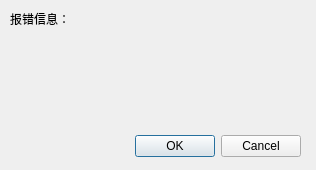
<?xml version="1.0" encoding="UTF-8"?>
<ui version="4.0">
 <class>e_text</class>
 <widget class="QDialog" name="e_text">
  <property name="geometry">
   <rect>
    <x>0</x>
    <y>0</y>
    <width>316</width>
    <height>170</height>
   </rect>
  </property>
  <property name="windowTitle">
   <string>报错</string>
  </property>
  <widget class="QDialogButtonBox" name="buttonBox">
   <property name="geometry">
    <rect>
     <x>-40</x>
     <y>130</y>
     <width>341</width>
     <height>32</height>
    </rect>
   </property>
   <property name="orientation">
    <enum>Qt::Horizontal</enum>
   </property>
   <property name="standardButtons">
    <set>QDialogButtonBox::Cancel|QDialogButtonBox::Ok</set>
   </property>
  </widget>
  <widget class="QLabel" name="label">
   <property name="geometry">
    <rect>
     <x>10</x>
     <y>10</y>
     <width>301</width>
     <height>111</height>
    </rect>
   </property>
   <property name="text">
    <string>报错信息：</string>
   </property>
   <property name="alignment">
    <set>Qt::AlignLeading|Qt::AlignLeft|Qt::AlignTop</set>
   </property>
  </widget>
 </widget>
 <resources/>
 <connections>
  <connection>
   <sender>buttonBox</sender>
   <signal>accepted()</signal>
   <receiver>e_text</receiver>
   <slot>accept()</slot>
   <hints>
    <hint type="sourcelabel">
     <x>178</x>
     <y>144</y>
    </hint>
    <hint type="destinationlabel">
     <x>157</x>
     <y>169</y>
    </hint>
   </hints>
  </connection>
  <connection>
   <sender>buttonBox</sender>
   <signal>rejected()</signal>
   <receiver>e_text</receiver>
   <slot>reject()</slot>
   <hints>
    <hint type="sourcelabel">
     <x>246</x>
     <y>150</y>
    </hint>
    <hint type="destinationlabel">
     <x>286</x>
     <y>169</y>
    </hint>
   </hints>
  </connection>
 </connections>
</ui>
